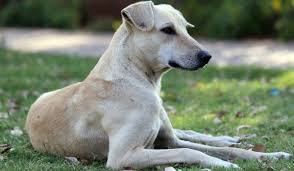
#> input picture lab2/dog.jpg, 294 x 171 px
$ jupyter execute 2.ipynb   (older library calls are emulated)
#> lines starting #> are read from the running program, lines starting #| are printed output that depends on the picture
[cell 1]
import cv2
import matplotlib.pyplot as plt
import numpy as np

## Q.Increase Brightness

[cell 2]
image = cv2.imread('dog.jpg')
#> image is the input picture: shape (171, 294, 3); mean B, G, R 112.7, 130.9, 119.9

[cell 3]
plt.imshow(image)
plt.show()

For modifying brightness HSV format is used

hue, saturation and value

change in value changes brightness

[cell 4]
brightness_value = 50

# ==== RGB (BGR in OpenCV) Approach ====
bgr_bright = cv2.add(image, np.full(image.shape, brightness_value, dtype=np.uint8))

# ==== HSV Approach ====
hsv = cv2.cvtColor(image, cv2.COLOR_BGR2HSV)
#> hsv: shape (171, 294, 3); mean H, S, V 57.1, 56.6, 133.8
h, s, v = cv2.split(hsv)# need to split and then merge
v = cv2.add(v, brightness_value)
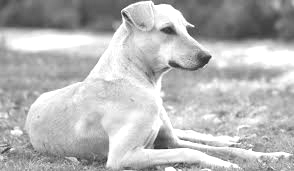
#> v: shape (171, 294); min 51, max 255, mean 182.3
hsv_bright = cv2.merge((h, s, v))
#> hsv_bright: shape (171, 294, 3); mean H, S, V 57.1, 56.6, 182.3
bright_image_hsv = cv2.cvtColor(hsv_bright, cv2.COLOR_HSV2BGR)
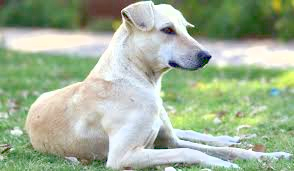
#> bright_image_hsv: shape (171, 294, 3); mean B, G, R 150.9, 178, 161.7

[cell 5]
plt.imshow(image)
plt.title('original image')
plt.show()

[cell 6]
plt.imshow(bgr_bright)
plt.title("Brightness via BGR")
plt.show()

[cell 7]
plt.imshow(bright_image_hsv)
plt.title("Brightness via HSV")
plt.show()

## Changing constrast

[cell 8]
gray = cv2.cvtColor(image, cv2.COLOR_RGB2GRAY)
hist_eq = cv2.equalizeHist(gray)
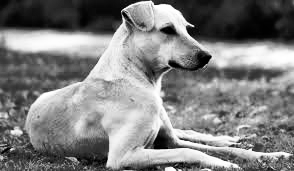
#> hist_eq: shape (171, 294); min 0, max 255, mean 128.2


clahe = cv2.createCLAHE(clipLimit=2.0, tileGridSize=(8,8))
clahe_img = clahe.apply(gray)
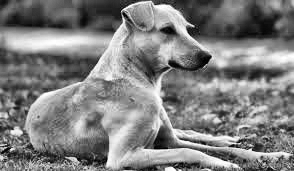
#> clahe_img: shape (171, 294); min 1, max 255, mean 127.1


contrast_image = cv2.convertScaleAbs(image, alpha=1.5, beta=0)
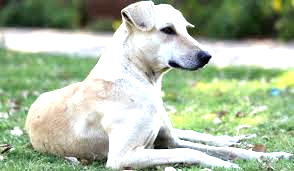
#> contrast_image: shape (171, 294, 3); mean B, G, R 161.1, 187.4, 172.4

# Display results
plt.subplot(221), plt.imshow(image), plt.title('Original')
plt.subplot(222), plt.imshow(gray, cmap='gray'), plt.title('Grayscale')
plt.subplot(223), plt.imshow(hist_eq, cmap='gray'), plt.title('Histogram Equalization')
plt.subplot(224), plt.imshow(clahe_img, cmap='gray'), plt.title('CLAHE')
plt.show()
#> figure, not shown here; B, G, R data is drawn as R, G, B

## Removing noise using filters

[cell 9]
gaussian_blur = cv2.GaussianBlur(image, (5,5), 0)  # Gaussian Blur
average_blur = cv2.blur(image, (5,5))  # Averaging Filter

#Non-Linear Filters
median_blur = cv2.medianBlur(image, 5)  # Median Filter (Non-linear)
bilateral_blur = cv2.bilateralFilter(image, 9, 75, 75)  # Bilateral Filter


plt.subplot(231), plt.imshow(image), plt.title('Original')
plt.subplot(232), plt.imshow(gaussian_blur), plt.title('Gaussian Blur')
plt.subplot(233), plt.imshow(average_blur), plt.title('Averaging Filter')
plt.subplot(234), plt.imshow(median_blur), plt.title('Median Filter')
plt.subplot(235), plt.imshow(bilateral_blur), plt.title('Bilateral Filter')
plt.show()
#> figure, not shown here; B, G, R data is drawn as R, G, B

## Edge detection

[cell 10]
#  edge detection
canny_edges = cv2.Canny(image, 100, 200)
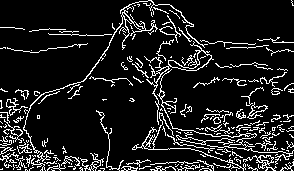
#> canny_edges: shape (171, 294); 11.8% white in thin lines or dots

# Sobel edge detection (X and Y direction)
sobel_x = cv2.Sobel(image, cv2.CV_64F, 1, 0, ksize=5)  # Sobel in X-direction
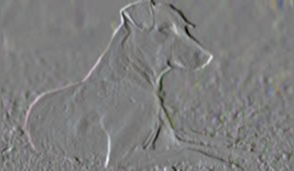
#> sobel_x: shape (171, 294, 3) float64; mean B, G, R 3.8, 7.8, 8.7; drawn with min black and max white
sobel_y = cv2.Sobel(image, cv2.CV_64F, 0, 1, ksize=5)  # Sobel in Y-direction
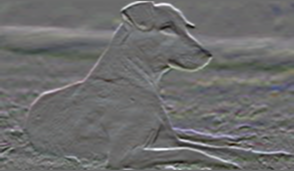
#> sobel_y: shape (171, 294, 3) float64; mean B, G, R 34.9, 38.6, 27.9; drawn with min black and max white
sobel_combined = cv2.magnitude(sobel_x, sobel_y)  # Combined Sobel

#Laplacian edge detection
laplacian_edges = cv2.Laplacian(image, cv2.CV_64F)
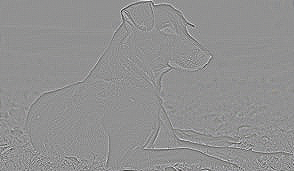
#> laplacian_edges: shape (171, 294, 3) float64; mean B, G, R 0, 0, 0; drawn with min black and max white


plt.figure(figsize=(10, 8))
plt.subplot(231), plt.imshow(image, cmap='gray'), plt.title('Original Image')
plt.subplot(232), plt.imshow(canny_edges, cmap='gray'), plt.title('Canny Edges')
plt.subplot(233), plt.imshow(sobel_x, cmap='gray'), plt.title('Sobel X')
plt.subplot(234), plt.imshow(sobel_y, cmap='gray'), plt.title('Sobel Y')
plt.subplot(235), plt.imshow(sobel_combined, cmap='gray'), plt.title('Sobel Combined')
plt.subplot(236), plt.imshow(laplacian_edges, cmap='gray'), plt.title('Laplacian Edges')

plt.tight_layout()
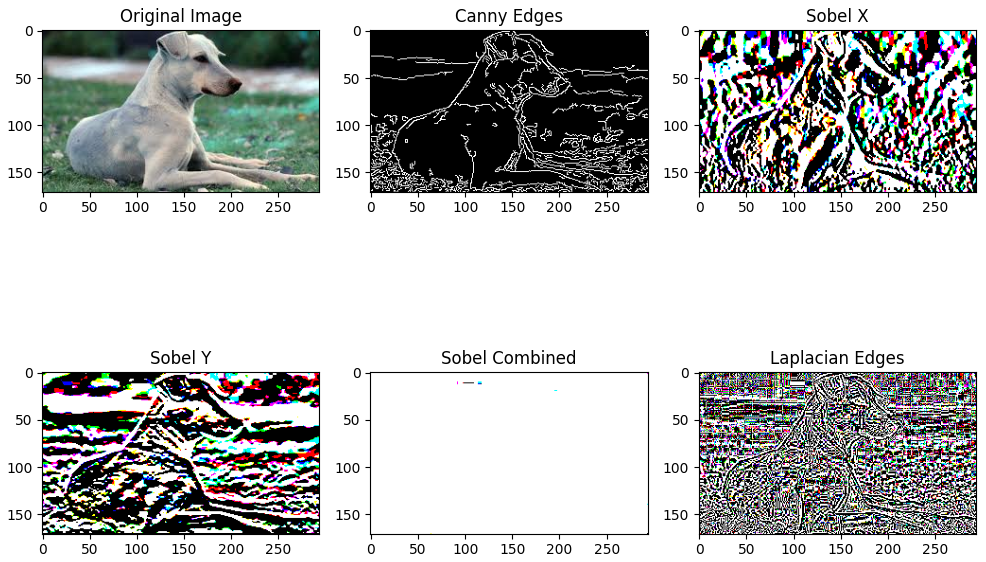
#> figure drawn by matplotlib, 6 panels; B, G, R data is drawn as R, G, B
